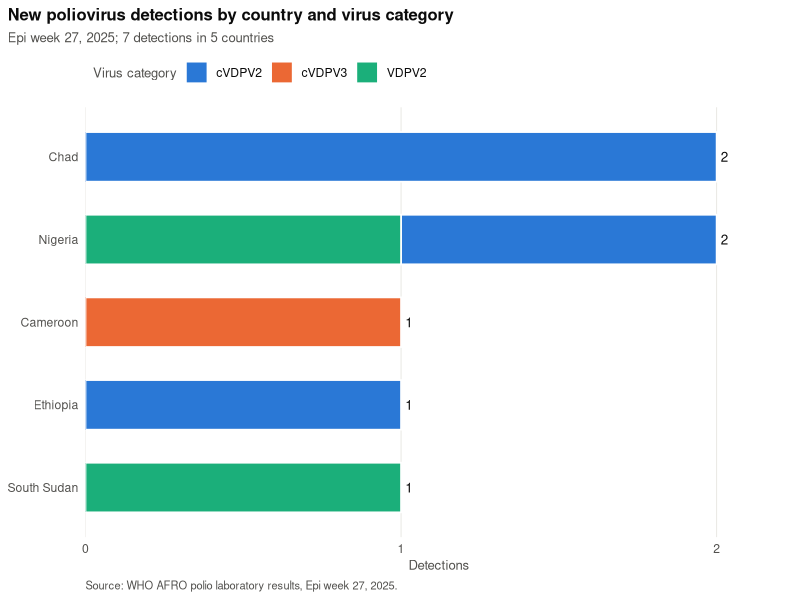
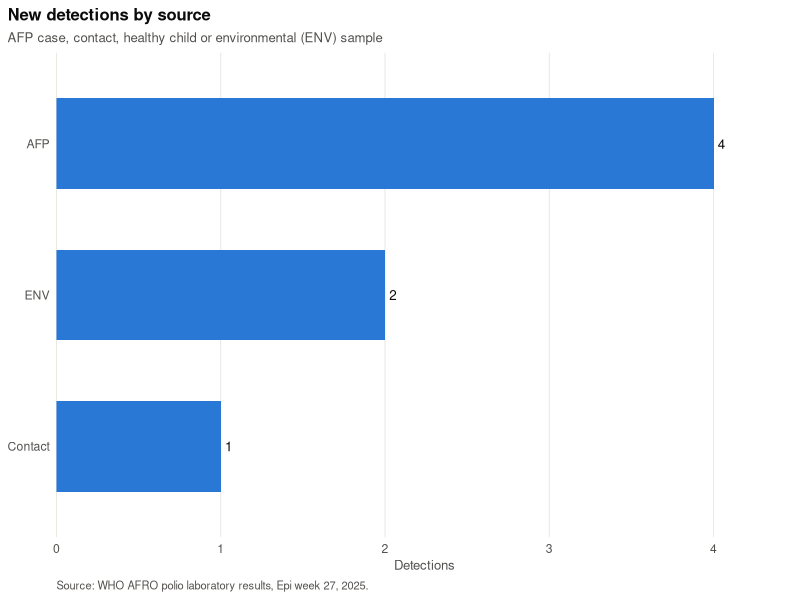
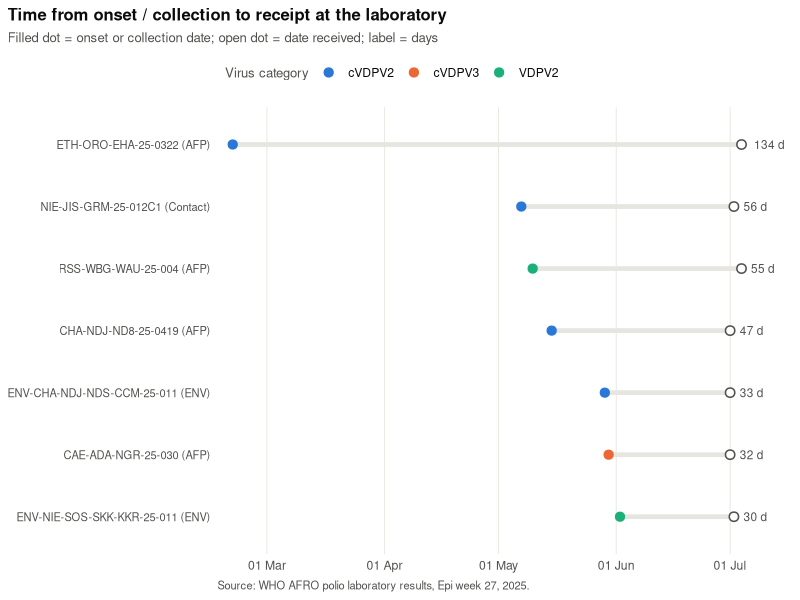
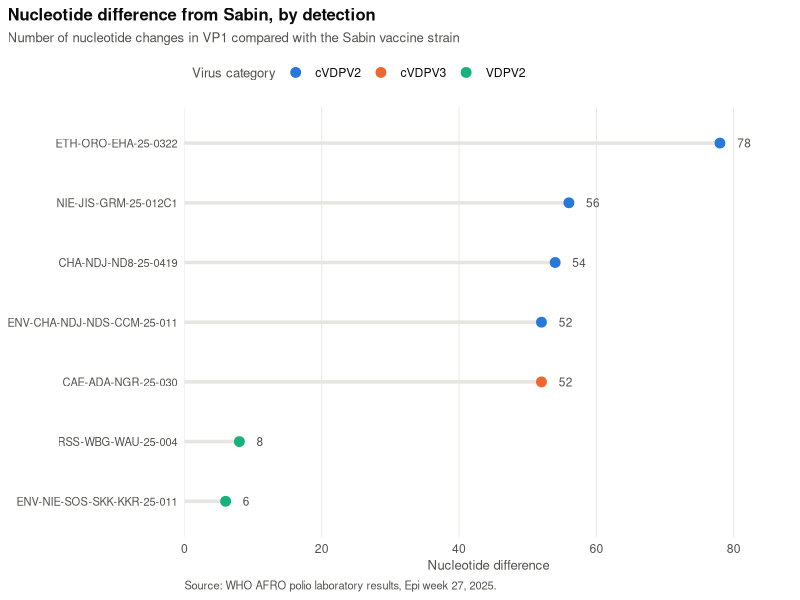
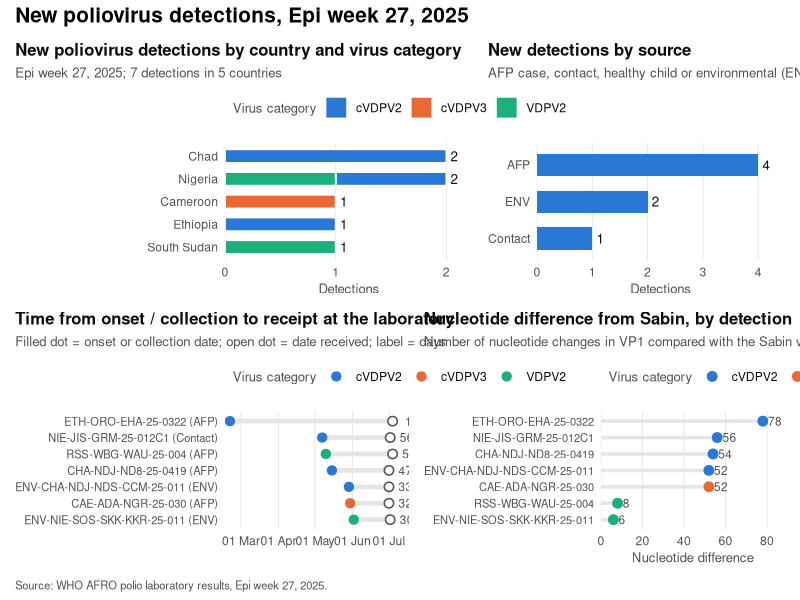

The R script that drew these images, in order:
# =============================================================================
# Week 27, 2025: poliovirus detection plots
# Author: John Kapoi Kipterer
#
# The data is written into the script below, so it runs without reading any
# file. To plot a new week, paste the new rows into `raw_txt` (tab separated,
# copied straight from Excel with the header row).
#
# Outputs (in out_dir):
#   Fig1_country_category.png   detections by country and virus category
#   Fig2_source.png             detections by source
#   Fig3_onset_to_receipt.png   onset/collection to lab receipt, per detection
#   Fig4_nt_difference.png      nucleotide difference from Sabin, per detection
#   Week27_2025_Dashboard.png   all four on one page
#
# Usage: Rscript polio_week27_plots.R [out_dir]
# =============================================================================

# ---- 1. Packages -------------------------------------------------------------
pkgs <- c("dplyr", "stringr", "forcats", "lubridate", "ggplot2", "patchwork")
need <- pkgs[!pkgs %in% rownames(installed.packages())]
if (length(need)) install.packages(need)
suppressPackageStartupMessages(invisible(lapply(pkgs, library, character.only = TRUE)))

# ---- 2. Settings -------------------------------------------------------------
args       <- commandArgs(trailingOnly = TRUE)
out_dir    <- if (length(args)) args[1] else "plots"
report_lab <- "Epi week 27, 2025"
dir.create(out_dir, showWarnings = FALSE, recursive = TRUE)

# ---- 3. Data -----------------------------------------------------------------
raw_txt <- "
Date_Received\tEPID_Number\tWPV_VDPV_Category\tSource_Case_ENV_Contact_HC\tCountry\tProvince\tDistrict\tSiteName_Geocode\tOnsetDate\tNucleotideDifference_SABIN\tClusterLineage\tClosest_Match_VDPV1_2\tWeek_Num
45839\tENV-CHA-NDJ-NDS-CCM-25-011\tcVDPV2\tENV\tCHAD\tN'DJAMENA\tN'DJAMENA SUD\tCANAL CHARI MONGO\t29/05/2025\t52\tNIE-ZAS-1\tTBU\t25-27
45839\tCAE-ADA-NGR-25-030\tcVDPV3\tAFP\tCAMEROON\tADAMAOUA\tNGAOUNDERE RURAL\tN/A\t30/05/2025\t52\tGUI-KAN-1\tGUI-FAR-KIS-25-167\t25-27
45839\tCHA-NDJ-ND8-25-0419\tcVDPV2\tAFP\tCHAD\tN'DJAMENA\tN'DJAMENA CENTRE\tN/A\t15/05/2025\t54\tNIE-ZAS-1\tCHA-25-CAE-25-01036\t25-27
45840\tNIE-JIS-GRM-25-012C1\tcVDPV2\tCONTACT\tNIGERIA\tJIGAWA\tGWARAM\tN/A\t07/05/2025\t56\tNIE-ZAS-1\tNIE-JIS-KYW-24-030\t25-27
45840\tENV-NIE-SOS-SKK-KKR-25-011\tVDPV2\tENV\tNIGERIA\tSOKOTO\tSOKOTO NORTH\tKOFAR KWARE\t02/06/2025\t6\tTBU\tnOPV2\t25-27
45842\tRSS-WBG-WAU-25-004\tVDPV2\tAFP\tSOUTH SUDAN\tWESTERN BAHR EL GHAZAL\tWAU\tN/A\t10/05/2025\t8\tTBU\tnOPV2\t25-27
45842\tETH-ORO-EHA-25-0322\tcVDPV2\tAFP\tETHIOPIA\tOROMIYA\tEAST HARARGE\tN/A\t20/02/2025\t78\tSOM-BAN-1\tETH-ORO-EHA-24-1537\t25-27
"
raw <- read.delim(text = str_trim(raw_txt), sep = "\t", quote = "",
                  colClasses = "character", check.names = FALSE)

# ---- 4. Clean ----------------------------------------------------------------
# Dates may be Excel serials (45839) or text (29/05/2025)
to_date <- function(x) {
  x      <- str_squish(x)
  serial <- !is.na(x) & str_detect(x, "^\\d+(\\.\\d+)?$")
  out    <- as_date(rep(NA_real_, length(x)))
  out[serial]  <- as_date(floor(as.numeric(x[serial])), origin = "1899-12-30")
  out[!serial] <- as_date(parse_date_time(x[!serial], c("dmy", "ymd"), quiet = TRUE))
  out
}

cat_order <- c("WPV1", "WPV3", "cVDPV1", "cVDPV2", "cVDPV3",
               "VDPV1", "VDPV2", "VDPV3", "aVDPV1", "aVDPV2", "aVDPV3",
               "iVDPV1", "iVDPV2", "iVDPV3")
src_label <- c(AFP = "AFP", CONTACT = "Contact", HC = "Healthy child",
               COMMUNITY = "Community", ENV = "ENV")

dat <- raw |>
  transmute(
    EPID     = str_squish(EPID_Number),
    Country  = str_to_title(str_squish(Country)),
    Category = str_squish(WPV_VDPV_Category),
    Source   = str_squish(toupper(Source_Case_ENV_Contact_HC)),
    Onset    = to_date(OnsetDate),
    Received = to_date(Date_Received),
    NT_Diff  = suppressWarnings(as.integer(NucleotideDifference_SABIN)),
    Days     = as.integer(Received - Onset)
  ) |>
  mutate(
    Category = fct_relevel(factor(Category),
                           \(lv) c(intersect(cat_order, lv), sort(setdiff(lv, cat_order)))),
    Source   = fct_relabel(factor(Source), \(lv) coalesce(unname(src_label[lv]), lv))
  )

# ---- 5. Look and feel --------------------------------------------------------
# Fixed colour per virus category, so a category keeps its colour in every
# figure and every week. Colour-blind-safe set; categories not listed use grey.
cat_cols <- c(cVDPV2 = "#2a78d6", cVDPV3 = "#eb6834", VDPV2 = "#1baf7a",
              cVDPV1 = "#4a3aa7", VDPV1 = "#e87ba4", WPV1 = "#e34948")
cat_cols <- c(cat_cols, setNames(rep("#8a8985", nlevels(dat$Category)),
                                 setdiff(levels(dat$Category), names(cat_cols))))
single_col <- "#2a78d6"
ink        <- "#0b0b0b"
ink_soft   <- "#52514e"
grid_col   <- "#e6e5e0"

theme_polio <- function() {
  theme_minimal(base_size = 11) +
    theme(
      text               = element_text(colour = ink),
      plot.title         = element_text(face = "bold", size = 12),
      plot.subtitle      = element_text(colour = ink_soft, size = 9.5),
      plot.caption       = element_text(colour = ink_soft, size = 8, hjust = 0),
      plot.title.position = "plot",
      axis.text          = element_text(colour = ink_soft),
      axis.title         = element_text(colour = ink_soft, size = 9.5),
      panel.grid.major.y = element_blank(),
      panel.grid.minor   = element_blank(),
      panel.grid.major.x = element_line(colour = grid_col, linewidth = 0.3),
      legend.position    = "top",
      legend.justification = "left",
      legend.title       = element_text(size = 9.5, colour = ink_soft),
      plot.background    = element_rect(fill = "white", colour = NA)
    )
}
caption_txt <- sprintf("Source: WHO AFRO polio laboratory results, %s.", report_lab)
fill_cat    <- scale_fill_manual(values = cat_cols, name = "Virus category", drop = TRUE)
colour_cat  <- scale_colour_manual(values = cat_cols, name = "Virus category", drop = TRUE)

save_png <- function(p, file, w = 7, h = 4.2) {
  ggsave(file.path(out_dir, file), p, width = w, height = h, dpi = 300, bg = "white")
}

# ---- 6. Figure 1: country x virus category -----------------------------------
by_country <- dat |> count(Country, Category)
country_order <- by_country |> count(Country, wt = n) |> arrange(n, desc(Country)) |> pull(Country)

f1 <- ggplot(by_country, aes(x = n, y = factor(Country, levels = country_order), fill = Category)) +
  geom_col(width = 0.6, colour = "white", linewidth = 0.6) +
  geom_text(data = by_country |> count(Country, wt = n, name = "total"),
            aes(x = total, y = Country, label = total), inherit.aes = FALSE,
            hjust = -0.6, size = 3.4, colour = ink) +
  fill_cat +
  scale_x_continuous(breaks = function(l) seq(0, ceiling(l[2]), 1),
                     expand = expansion(mult = c(0, 0.12))) +
  labs(title = "New poliovirus detections by country and virus category",
       subtitle = sprintf("%s; %d detections in %d countries",
                          report_lab, nrow(dat), n_distinct(dat$Country)),
       x = "Detections", y = NULL, caption = caption_txt) +
  theme_polio()

# ---- 7. Figure 2: detections by source ---------------------------------------
by_source <- dat |> count(Source) |> mutate(Source = fct_reorder(Source, n))

f2 <- ggplot(by_source, aes(x = n, y = Source)) +
  geom_col(width = 0.6, fill = single_col) +
  geom_text(aes(label = n), hjust = -0.6, size = 3.4, colour = ink) +
  scale_x_continuous(breaks = function(l) seq(0, ceiling(l[2]), 1),
                     expand = expansion(mult = c(0, 0.12))) +
  labs(title = "New detections by source",
       subtitle = "AFP case, contact, healthy child or environmental (ENV) sample",
       x = "Detections", y = NULL, caption = caption_txt) +
  theme_polio()

# ---- 8. Figure 3: onset / collection to lab receipt --------------------------
timeline <- dat |>
  filter(!is.na(Onset), !is.na(Received)) |>
  mutate(Label = sprintf("%s (%s)", EPID, Source),
         Label = fct_reorder(Label, Days))

f3 <- ggplot(timeline, aes(y = Label)) +
  geom_segment(aes(x = Onset, xend = Received, yend = Label),
               colour = grid_col, linewidth = 1.6, lineend = "round") +
  geom_point(aes(x = Onset, colour = Category), size = 2.8) +
  geom_point(aes(x = Received), shape = 21, fill = "white", colour = ink_soft,
             size = 2.6, stroke = 0.8) +
  geom_text(aes(x = Received, label = paste0(Days, " d")),
            hjust = -0.4, size = 3, colour = ink_soft) +
  colour_cat +
  scale_x_date(date_labels = "%d %b", date_breaks = "1 month",
               expand = expansion(mult = c(0.03, 0.10))) +
  labs(title = "Time from onset / collection to receipt at the laboratory",
       subtitle = "Filled dot = onset or collection date; open dot = date received; label = days",
       x = NULL, y = NULL, caption = caption_txt) +
  theme_polio() +
  theme(axis.text.y = element_text(size = 8))

# ---- 9. Figure 4: nucleotide difference from Sabin ---------------------------
nt <- dat |>
  filter(!is.na(NT_Diff)) |>
  mutate(EPID = fct_reorder(EPID, NT_Diff))

f4 <- ggplot(nt, aes(x = NT_Diff, y = EPID)) +
  geom_segment(aes(x = 0, xend = NT_Diff, yend = EPID), colour = grid_col, linewidth = 1.2) +
  geom_point(aes(colour = Category), size = 3) +
  geom_text(aes(label = NT_Diff), nudge_x = 2.5, hjust = 0, size = 3, colour = ink_soft) +
  colour_cat +
  scale_x_continuous(expand = expansion(mult = c(0, 0.10))) +
  labs(title = "Nucleotide difference from Sabin, by detection",
       subtitle = "Number of nucleotide changes in VP1 compared with the Sabin vaccine strain",
       x = "Nucleotide difference", y = NULL, caption = caption_txt) +
  theme_polio() +
  theme(axis.text.y = element_text(size = 8))

# ---- 10. Save ----------------------------------------------------------------
save_png(f1, "Fig1_country_category.png")
save_png(f2, "Fig2_source.png", h = 3)
save_png(f3, "Fig3_onset_to_receipt.png", w = 8, h = 4.2)
save_png(f4, "Fig4_nt_difference.png")

no_cap <- theme(plot.caption = element_blank())
dash <- ((f1 + no_cap) | (f2 + no_cap)) / ((f3 + no_cap) | (f4 + no_cap)) +
  plot_annotation(
    title    = sprintf("New poliovirus detections, %s", report_lab),
    caption  = caption_txt,
    theme    = theme(plot.title = element_text(face = "bold", size = 15),
                     plot.caption = element_text(colour = ink_soft, size = 8, hjust = 0))
  )
save_png(dash, "Week27_2025_Dashboard.png", w = 15, h = 9.5)

# Show in the RStudio plot pane when run interactively
if (interactive()) print(dash)

message("Saved plots to ", normalizePath(out_dir))
